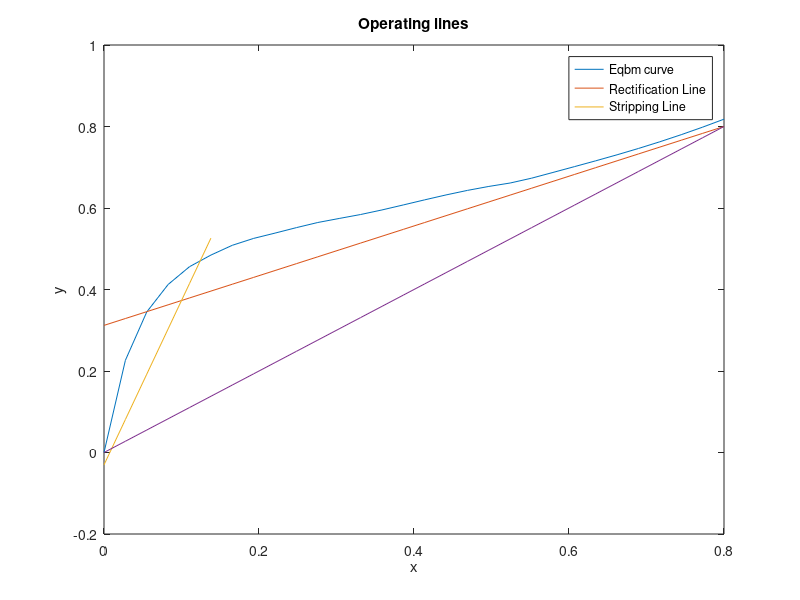
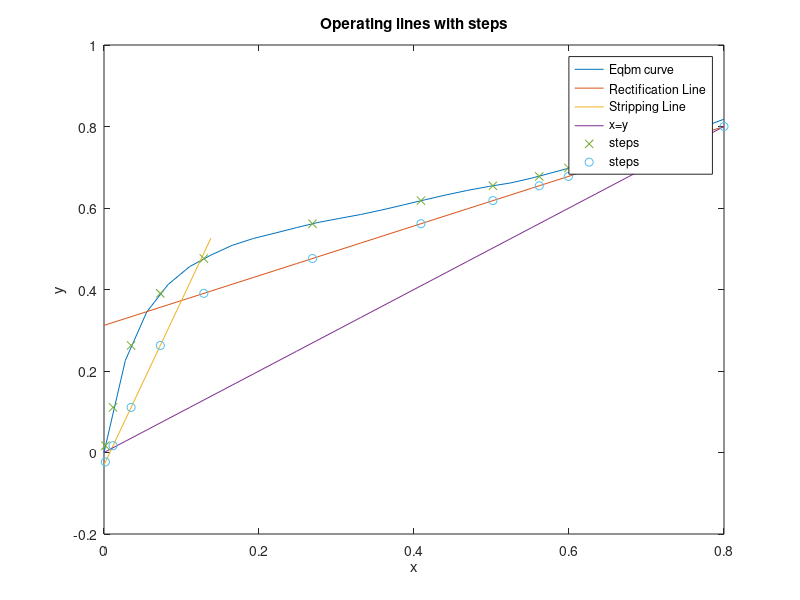

The MATLAB source for these figures, in order: (Note: this script raises an error after producing the figures.)
zF= 0.1;
clear; close all;
xeqbm = [0,0.019,0.0721,0.0966,0.1238,0.1661,0.2337,0.2608,0.3273,0.3965,0.5079,0.5198,0.5732,0.6763,0.7472,0.8943];
yeqbm = [0,0.17,0.3891,0.4375,0.4704,0.5089,0.5445,0.558,0.5826,0.6122,0.6564,0.6599,0.6841,0.7385,0.7815,0.8943];
pp = spline(xeqbm,yeqbm);
xD = 0.8;
xB = 0.01;
zF = 0.1;
m_min = (0.8-ppval(pp,0.1))/(0.8-0.1);
Rmin = m_min/(-m_min+1);
R = 1.5*Rmin;
OL = @(x) (R/(R+1).*(x-0.8)+0.8);
ycoord = OL(0.1);
x = linspace(0,0.8,30);

m_s = (ycoord-0.01)/(0.1-0.01);
SL = @(x)(m_s.*(x-0.01) + 0.01);
figure();
plot(x,ppval(pp,x),x,OL(x),x(1:6),SL(x(1:6)),x,x);
title('Operating lines');
legend('Eqbm curve','Rectification Line','Stripping Line');
xlabel('x');
ylabel('y');
i=0;
y = xD;
PP = spline(yeqbm,xeqbm);
xcoords = zeros(1,7);
ycoords = zeros(1,7);
xcoords2 = zeros(1,8);
ycoords2 = zeros(1,8);
xcoords2(1)= xD;
ycoords2(1) = xD;
while y >= 0.01
    i = i + 1;
    x = ppval(PP,y);
    xcoords(i) = x;
    xcoords2(i+1)=x;
    ycoords(i) = y;
    if x > 0.1
        y = OL(x);
    else
        y = SL(x);
    end
    ycoords2(i+1) = y;
end
x = linspace(0,0.8,30);
figure();
plot(x,ppval(pp,x),x,OL(x),x(1:6),SL(x(1:6)),x,x);
title('Operating lines with steps');
xlabel('x');
ylabel('y');
hold on;
plot(xcoords,ycoords,'x',xcoords2,ycoords2,'o');
lgd = legend('Eqbm curve','Rectification Line','Stripping Line','x=y','steps','steps');
lgd.Location = 'northwest';
hold off;
%Part b
x_above = linspace(0.10,0.8,20);
y_star_above = ppval(pp,x_above);
y_above = OL(x_above);
f_above = 1./(y_star_above-y_above);
NTU_above = trapz(y_above,f_above);
x_below = linspace(ppval(pp,0.01),0.1,20);
y_star_below = ppval(pp,x_below);
y_below = SL(x_below);
f_below = 1./(y_star_below-y_below);
NTU_below = trapz(y_below,f_below);


